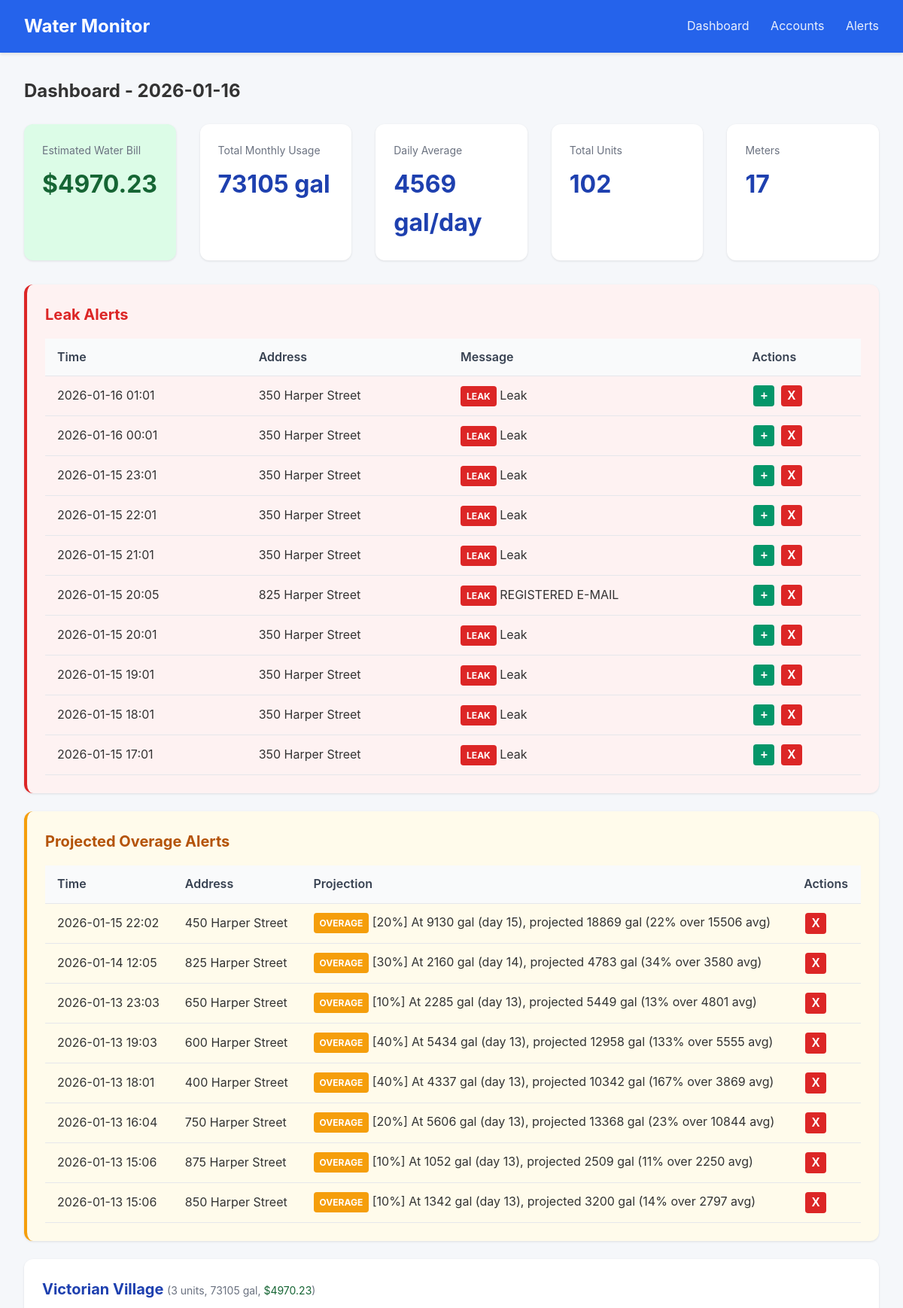
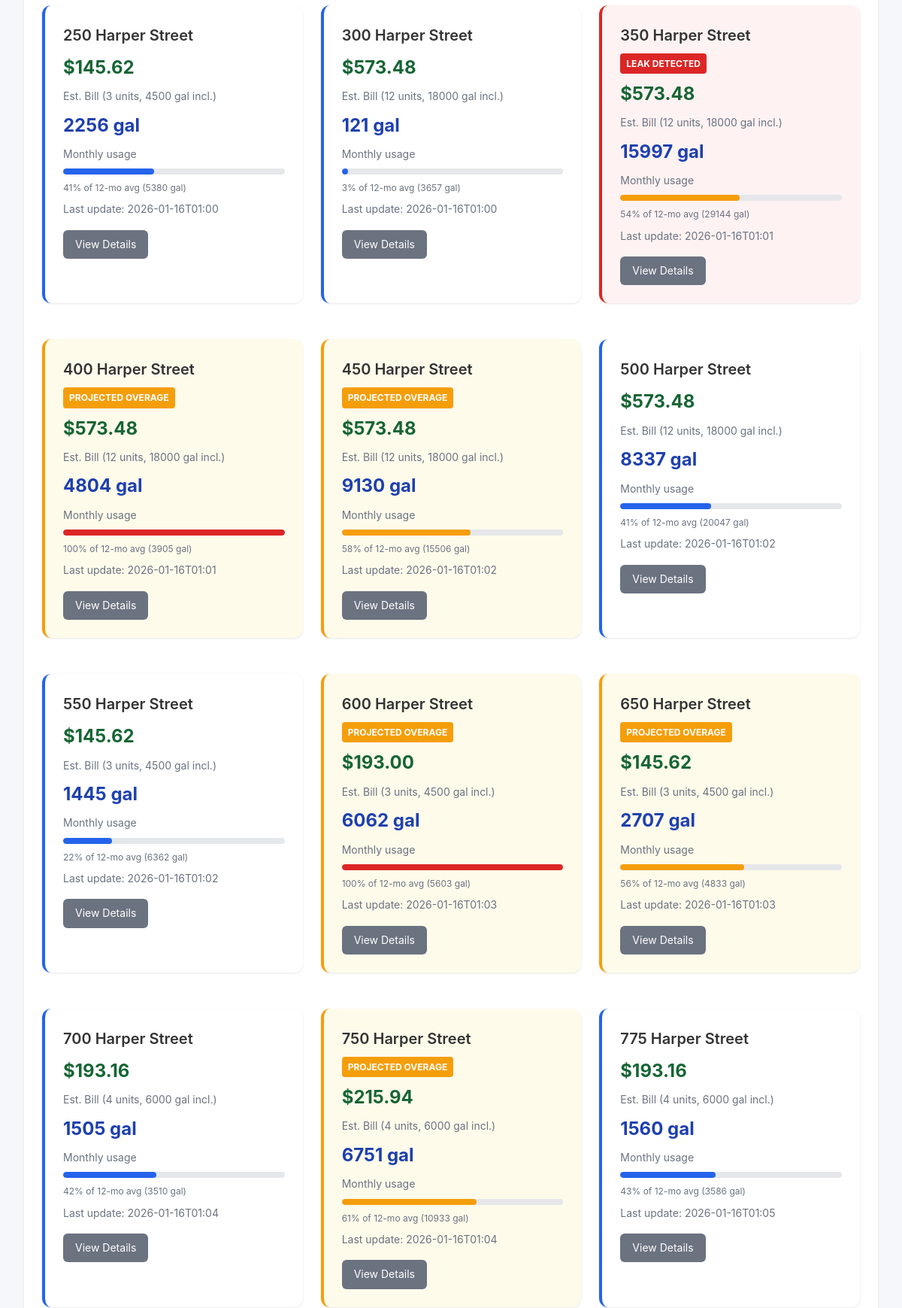
The page / (upper part) on the database its author committed (2 pictures, top to bottom).
### tables this page shows
CREATE TABLE scrape_logs (
                id INTEGER PRIMARY KEY AUTOINCREMENT,
                account_id INTEGER,
                status TEXT NOT NULL,
                message TEXT,
                created_at TIMESTAMP DEFAULT CURRENT_TIMESTAMP,
                FOREIGN KEY (account_id) REFERENCES accounts(id)
            );

CREATE TABLE accounts (
                id INTEGER PRIMARY KEY AUTOINCREMENT,
                email TEXT UNIQUE NOT NULL,
                password_encrypted TEXT NOT NULL,
                meter_id TEXT,
                account_number TEXT,
                address TEXT,
                building_name TEXT,
                unit_number TEXT,
                is_active INTEGER DEFAULT 1,
                last_scraped TIMESTAMP,
                created_at TIMESTAMP DEFAULT CURRENT_TIMESTAMP
            , avg_12mo REAL, monthly_usage REAL, unit_count INTEGER DEFAULT 1, leak_alerts INTEGER DEFAULT 1, min_overage_pct INTEGER DEFAULT 10);

### app.py (the view)
@app.route('/')
def dashboard():
    today = date.today()
    accounts = db.get_all_accounts()
    summaries = {s['account_id']: s for s in db.get_all_daily_summaries(today)}
    BASE_RATE = 47.54  # Water ($26.23) + Sewer ($21.31) per 1500 gal minimum
    OVERAGE_RATE = 30.33  # Per 1000 gallons over minimum
    MIN_GALLONS_PER_UNIT = 1500
    STORM_SEWAGE_FEE = 3.00  # Flat fee per meter
    meters = []
    total_monthly = 0
    total_daily_avg = 0
    total_units = 0
    total_estimated_bill = 0
    for account in accounts:
        monthly_usage = account.get('monthly_usage') or 0
        total_monthly += monthly_usage
        unit_count = account.get('unit_count') or 1
        total_units += unit_count
        included_gallons = MIN_GALLONS_PER_UNIT * unit_count
        base_cost = BASE_RATE * unit_count
        if monthly_usage > included_gallons:
            overage_gallons = monthly_usage - included_gallons
            overage_cost = (overage_gallons / 1000) * OVERAGE_RATE
        else:
            overage_cost = 0
        estimated_cost = base_cost + overage_cost + STORM_SEWAGE_FEE
        total_estimated_bill += estimated_cost
        avg_12mo = account.get('avg_12mo') or 3000  # Default until scraped
        days_in_month = today.day
        daily_avg = monthly_usage / days_in_month if days_in_month > 0 else 0
        total_daily_avg += daily_avg
        meters.append({
            'id': account['id'],
            'building': account['building_name'],
            'unit': account['unit_number'],
            'address': account.get('address', ''),
            'email': account['email'],
            'monthly_usage': monthly_usage,
            'daily_avg': daily_avg,
            'avg_12mo': avg_12mo,
            'last_scraped': account['last_scraped'],
            'leak_detected': False,  # Will be set from leak_alerts
            'unit_count': unit_count,
            'included_gallons': included_gallons,
            'estimated_cost': estimated_cost
        })
    buildings = {}
    for meter in meters:
        building = meter['building'] or 'Unknown'
        if building not in buildings:
            buildings[building] = []
        buildings[building].append(meter)
    recent_alerts = db.get_recent_alerts(10)
    with db.get_db() as conn:
        cursor = conn.cursor()
        cursor.execute('''
            SELECT sl.*, a.building_name, a.unit_number, a.address
            FROM scrape_logs sl
            JOIN accounts a ON sl.account_id = a.id
            WHERE sl.status = 'leak'
            ORDER BY sl.created_at DESC LIMIT 10
        ''')
        leak_alerts = [dict(row) for row in cursor.fetchall()]
        cursor.execute('''
            SELECT sl.*, a.building_name, a.unit_number, a.address
            FROM scrape_logs sl
            JOIN accounts a ON sl.account_id = a.id
            WHERE sl.status = 'overage_alert'
            AND sl.id IN (
                SELECT MAX(id) FROM scrape_logs
                WHERE status = 'overage_alert'
                GROUP BY account_id
            )
            ORDER BY sl.created_at DESC
        ''')
        overage_alerts = [dict(row) for row in cursor.fetchall()]
    leak_account_ids = {leak['account_id'] for leak in leak_alerts}
    overage_account_ids = {oa['account_id'] for oa in overage_alerts}
    for building_meters in buildings.values():
        for meter in building_meters:
            if meter['id'] in leak_account_ids:
                meter['leak_detected'] = True
            if meter['id'] in overage_account_ids:
                meter['overage_alert'] = True
    return render_template('dashboard.html',
                           buildings=buildings,
                           total_monthly=total_monthly,
                           total_daily_avg=total_daily_avg,
                           total_units=total_units,
                           total_estimated_bill=total_estimated_bill,
                           meter_count=len(meters),
                           today=today,
                           alerts=recent_alerts,
                           leak_alerts=leak_alerts,
                           overage_alerts=overage_alerts)

### database.py (called while the page is built)
@contextmanager
def get_db():
    conn = sqlite3.connect(config.DATABASE_PATH)
    conn.row_factory = sqlite3.Row
    try:
        yield conn
        conn.commit()
    finally:
        conn.close()

def get_all_accounts() -> list:
    with get_db() as conn:
        cursor = conn.cursor()
        cursor.execute('SELECT * FROM accounts WHERE is_active = 1 ORDER BY building_name, unit_number')
        return [dict(row) for row in cursor.fetchall()]

def get_all_daily_summaries(reading_date: date) -> list:
    with get_db() as conn:
        cursor = conn.cursor()
        cursor.execute('''
            SELECT ds.*, a.building_name, a.unit_number, a.email
            FROM daily_summaries ds
            JOIN accounts a ON ds.account_id = a.id
            WHERE ds.reading_date = ?
            ORDER BY a.building_name, a.unit_number
        ''', (reading_date,))
        return [dict(row) for row in cursor.fetchall()]

def get_recent_alerts(limit: int = 50) -> list:
    with get_db() as conn:
        cursor = conn.cursor()
        cursor.execute('''
            SELECT ah.*, a.building_name, a.unit_number, ac.alert_type
            FROM alert_history ah
            LEFT JOIN accounts a ON ah.account_id = a.id
            JOIN alert_configs ac ON ah.alert_config_id = ac.id
            ORDER BY ah.triggered_at DESC
            LIMIT ?
        ''', (limit,))
        return [dict(row) for row in cursor.fetchall()]

### templates/dashboard.html (shortened to what this page needs)
{% extends "base.html" %}
{% block content %}
<h2 style="margin-bottom: 1.5rem;">Dashboard - {{ today }}</h2>
<div class="stats">
    <div class="stat-card" style="background: #dcfce7;">
        <div class="label">Estimated Water Bill</div>
        <div class="value" style="color: #166534;">${{ "%.2f"|format(total_estimated_bill) }}</div>
    </div>
    <div class="stat-card">
        <div class="label">Total Monthly Usage</div>
        <div class="value">{{ "%.0f"|format(total_monthly) }} gal</div>
    </div>
    <div class="stat-card">
        <div class="label">Daily Average</div>
        <div class="value">{{ "%.0f"|format(total_daily_avg) }} gal/day</div>
    </div>
    <div class="stat-card">
        <div class="label">Total Units</div>
        <div class="value">{{ total_units }}</div>
    </div>
    <div class="stat-card">
        <div class="label">Meters</div>
        <div class="value">{{ meter_count }}</div>
    </div>
</div>
{% if leak_alerts %}
<div class="card" style="border-left: 4px solid #dc2626; background: #fef2f2;">
    <h2 style="color: #dc2626;">Leak Alerts</h2>
    <table>
        <thead>
            <tr>
                <th>Time</th>
                <th>Address</th>
                <th>Message</th>
                <th>Actions</th>
            </tr>
        </thead>
        <tbody>
            {% for leak in leak_alerts %}
            <tr id="leak-row-{{ leak.id }}">
                <td>{{ leak.created_at[:16] if leak.created_at else '' }}</td>
                <td>{{ leak.address or (leak.building_name + ' - ' + leak.unit_number) }}</td>
                <td><span class="leak-alert">LEAK</span> {{ leak.message }}</td>
                <td>
                    <button class="btn-icon btn-add" onclick="addLeakAlert({{ leak.account_id }})" title="Add alert notification">+</button>
                    <button class="btn-icon btn-dismiss" onclick="dismissLeak({{ leak.id }})" title="Dismiss alert">X</button>
                </td>
            </tr>
            {% endfor %}
        </tbody>
    </table>
</div>
{% endif %}
{% if overage_alerts %}
<div class="card" style="border-left: 4px solid #f59e0b; background: #fffbeb;">
    <h2 style="color: #b45309;">Projected Overage Alerts</h2>
    <table>
        <thead>
            <tr>
                <th>Time</th>
                <th>Address</th>
                <th>Projection</th>
                <th>Actions</th>
            </tr>
        </thead>
        <tbody>
            {% for alert in overage_alerts %}
            <tr id="overage-row-{{ alert.id }}">
                <td>{{ alert.created_at[:16] if alert.created_at else '' }}</td>
                <td>{{ alert.address or (alert.building_name + ' - ' + alert.unit_number) }}</td>
                <td><span class="overage-alert">OVERAGE</span> {{ alert.message }}</td>
                <td>
                    <button class="btn-icon btn-dismiss" onclick="dismissOverage({{ alert.id }})" title="Dismiss alert">X</button>
                </td>
            </tr>
            {% endfor %}
        </tbody>
    </table>
</div>
{% endif %}
{% for building, meters in buildings.items()|sort %}
<div class="card">
    <h2>{{ building }}
        <span class="text-muted" style="font-weight: normal;">
            ({{ meters[0].unit_count }} units,
            {{ "%.0f"|format(meters|sum(attribute='monthly_usage')) }} gal,
            <span style="color: #166534;">${{ "%.2f"|format(meters|sum(attribute='estimated_cost')) }}</span>)
        </span>
    </h2>
    <div class="grid">
        {% for meter in meters|sort(attribute='unit') %}
        <div class="card meter-card {% if meter.leak_detected %}leak-detected{% elif meter.overage_alert %}overage-detected{% endif %}">
            <div class="unit mb-2">{{ meter.address or ('Unit ' + (meter.unit or 'N/A')) }}</div>
            {% if meter.leak_detected %}
            <div class="leak-alert mb-2">LEAK DETECTED</div>
            {% elif meter.overage_alert %}
            <div class="overage-alert mb-2">PROJECTED OVERAGE</div>
            {% endif %}
            <div class="estimated-cost mb-2">${{ "%.2f"|format(meter.estimated_cost) }}</div>
            <div class="text-muted mb-2">Est. Bill ({{ meter.unit_count }} units, {{ meter.included_gallons }} gal incl.)</div>
            <div class="usage mb-2">{{ "%.0f"|format(meter.monthly_usage) }} gal</div>
            <div class="text-muted mb-2">Monthly usage</div>
            {% set max_usage = meter.avg_12mo if meter.avg_12mo > 0 else 3000 %}
            {% set pct = (meter.monthly_usage / max_usage * 100)|int %}
            {% set pct = pct if pct <= 100 else 100 %}
            <div class="usage-bar {% if pct > 80 %}usage-high{% elif pct > 50 %}usage-medium{% endif %} mb-2">
                <div class="fill" style="width: {{ pct }}%"></div>
            </div>
            <div class="text-muted mb-2" style="font-size: 0.75rem;">
                {{ "%.0f"|format(pct) }}% of 12-mo avg ({{ "%.0f"|format(max_usage) }} gal)
            </div>
            <div class="text-muted">
                {% if meter.last_scraped %}
                Last update: {{ meter.last_scraped[:16] }}
                {% endif %}
            </div>
            <div class="mt-4">
                <a href="{{ url_for('meter_detail', account_id=meter.id) }}" class="btn btn-secondary">
                    View Details
                </a>
            </div>
        </div>
        {% endfor %}
    </div>
</div>
{% endfor %}
{% endblock %}

### templates/base.html (style rules this page uses)
* { box-sizing: border-box; margin: 0; padding: 0; }
body { font-family: -apple-system, BlinkMacSystemFont, 'Segoe UI', Roboto, Oxygen, Ubuntu, sans-serif; background: #f5f7fa; color: #333; line-height: 1.6; }
.card { background: white; border-radius: 12px; box-shadow: 0 1px 3px rgba(0,0,0,0.1); padding: 1.5rem; margin-bottom: 1.5rem; }
.card h2 { margin-bottom: 1rem; color: #1e40af; font-size: 1.25rem; }
.grid { display: grid; grid-template-columns: repeat(auto-fill, minmax(300px, 1fr)); gap: 1.5rem; }
.stats { display: flex; gap: 2rem; margin-bottom: 2rem; }
.stat-card { background: white; border-radius: 12px; padding: 1.5rem; box-shadow: 0 1px 3px rgba(0,0,0,0.1); flex: 1; }
.stat-card .label { color: #6b7280; font-size: 0.875rem; margin-bottom: 0.5rem; }
.stat-card .value { font-size: 2rem; font-weight: 700; color: #1e40af; }
table { width: 100%; border-collapse: collapse; }
th, td { padding: 0.75rem 1rem; text-align: left; border-bottom: 1px solid #e5e7eb; }
th { background: #f9fafb; font-weight: 600; color: #374151; }
.btn { display: inline-block; padding: 0.5rem 1rem; border-radius: 6px; text-decoration: none; font-size: 0.875rem; cursor: pointer; border: none; }
.btn-secondary { background: #6b7280; color: white; }
.usage-bar { height: 8px; background: #e5e7eb; border-radius: 4px; overflow: hidden; }
.usage-bar .fill { height: 100%; background: #2563eb; border-radius: 4px; }
.usage-high .fill { background: #dc2626; }
.usage-medium .fill { background: #f59e0b; }
.meter-card { border-left: 4px solid #2563eb; }
.meter-card.leak-detected { border-left: 4px solid #dc2626; background: #fef2f2; }
.meter-card .unit { font-size: 1.25rem; font-weight: 600; }
.meter-card .usage { font-size: 1.5rem; font-weight: 700; color: #1e40af; }
.meter-card .estimated-cost { font-size: 1.5rem; font-weight: 700; color: #166534; }
.leak-alert { background: #dc2626; color: white; padding: 0.25rem 0.5rem; border-radius: 4px; font-size: 0.75rem; font-weight: 700; display: inline-block; animation: pulse 2s infinite; }
.overage-alert { background: #f59e0b; color: white; padding: 0.25rem 0.5rem; border-radius: 4px; font-size: 0.75rem; font-weight: 700; display: inline-block; }
.meter-card.overage-detected { border-left: 4px solid #f59e0b; background: #fffbeb; }
.btn-icon { width: 28px; height: 28px; border-radius: 4px; border: none; cursor: pointer; font-weight: bold; font-size: 1rem; margin: 0 2px; }
.btn-dismiss { background: #dc2626; color: white; }
.btn-add { background: #059669; color: white; }
.text-muted { color: #6b7280; font-size: 0.875rem; }
.mb-2 { margin-bottom: 0.5rem; }
.mt-4 { margin-top: 1rem; }

### rows shown on the page
scrape_logs: created_at "2026-01-16 01:01", address "350 Harper Street", message "Leak"
scrape_logs: created_at "2026-01-16 00:01", address "350 Harper Street", message "Leak"
scrape_logs: created_at "2026-01-15 23:01", address "350 Harper Street", message "Leak"
scrape_logs: created_at "2026-01-15 22:01", address "350 Harper Street", message "Leak"
scrape_logs: created_at "2026-01-15 21:01", address "350 Harper Street", message "Leak"
scrape_logs: created_at "2026-01-15 20:05", address "825 Harper Street", message "REGISTERED E-MAIL"
scrape_logs: created_at "2026-01-15 20:01", address "350 Harper Street", message "Leak"
scrape_logs: created_at "2026-01-15 19:01", address "350 Harper Street", message "Leak"
scrape_logs: created_at "2026-01-15 18:01", address "350 Harper Street", message "Leak"
scrape_logs: created_at "2026-01-15 17:01", address "350 Harper Street", message "Leak"
scrape_logs: created_at "2026-01-15 22:02", address "450 Harper Street", message "[20%] At 9130 gal (day 15), projected 18869 gal (22% over 15506 avg)"
scrape_logs: created_at "2026-01-14 12:05", address "825 Harper Street", message "[30%] At 2160 gal (day 14), projected 4783 gal (34% over 3580 avg)"
scrape_logs: created_at "2026-01-13 23:03", address "650 Harper Street", message "[10%] At 2285 gal (day 13), projected 5449 gal (13% over 4801 avg)"
scrape_logs: created_at "2026-01-13 19:03", address "600 Harper Street", message "[40%] At 5434 gal (day 13), projected 12958 gal (133% over 5555 avg)"
scrape_logs: created_at "2026-01-13 18:01", address "400 Harper Street", message "[40%] At 4337 gal (day 13), projected 10342 gal (167% over 3869 avg)"
scrape_logs: created_at "2026-01-13 16:04", address "750 Harper Street", message "[20%] At 5606 gal (day 13), projected 13368 gal (23% over 10844 avg)"
scrape_logs: created_at "2026-01-13 15:06", address "875 Harper Street", message "[10%] At 1052 gal (day 13), projected 2509 gal (11% over 2250 avg)"
scrape_logs: created_at "2026-01-13 15:06", address "850 Harper Street", message "[10%] At 1342 gal (day 13), projected 3200 gal (14% over 2797 avg)"
accounts: building_name "Victorian Village", unit_count "3", meters "73105", meters "4970.23", address "250 Harper Street", estimated_cost "145.62", included_gallons "4500", monthly_usage "2256", pct "41", avg_12mo "5380", last_scraped "2026-01-16T01:00"
accounts: address "300 Harper Street", estimated_cost "573.48", unit_count "12", included_gallons "18000", monthly_usage "121", pct "3", avg_12mo "3657", last_scraped "2026-01-16T01:00"
accounts: address "350 Harper Street", shows "LEAK DETECTED", estimated_cost "573.48", unit_count "12", included_gallons "18000", monthly_usage "15997", pct "54", avg_12mo "29144", last_scraped "2026-01-16T01:01"
accounts: address "400 Harper Street", shows "PROJECTED OVERAGE", estimated_cost "573.48", unit_count "12", included_gallons "18000", monthly_usage "4804", pct "100", avg_12mo "3905", last_scraped "2026-01-16T01:01"
accounts: address "450 Harper Street", shows "PROJECTED OVERAGE", estimated_cost "573.48", unit_count "12", included_gallons "18000", monthly_usage "9130", pct "58", avg_12mo "15506", last_scraped "2026-01-16T01:02"
accounts: address "500 Harper Street", estimated_cost "573.48", unit_count "12", included_gallons "18000", monthly_usage "8337", pct "41", avg_12mo "20047", last_scraped "2026-01-16T01:02"
accounts: address "550 Harper Street", estimated_cost "145.62", unit_count "3", included_gallons "4500", monthly_usage "1445", pct "22", avg_12mo "6362", last_scraped "2026-01-16T01:02"
accounts: address "600 Harper Street", shows "PROJECTED OVERAGE", estimated_cost "193.00", unit_count "3", included_gallons "4500", monthly_usage "6062", pct "100", avg_12mo "5603", last_scraped "2026-01-16T01:03"
accounts: address "650 Harper Street", shows "PROJECTED OVERAGE", estimated_cost "145.62", unit_count "3", included_gallons "4500", monthly_usage "2707", pct "56", avg_12mo "4833", last_scraped "2026-01-16T01:03"
accounts: address "700 Harper Street", estimated_cost "193.16", unit_count "4", included_gallons "6000", monthly_usage "1505", pct "42", avg_12mo "3510", last_scraped "2026-01-16T01:04"
accounts: address "750 Harper Street", shows "PROJECTED OVERAGE", estimated_cost "215.94", unit_count "4", included_gallons "6000", monthly_usage "6751", pct "61", avg_12mo "10933", last_scraped "2026-01-16T01:04"
accounts: address "775 Harper Street", estimated_cost "193.16", unit_count "4", included_gallons "6000", monthly_usage "1560", pct "43", avg_12mo "3586", last_scraped "2026-01-16T01:05"

### other values the page prints
{{ "%.2f"|format(total_estimated_bill) }} "4970.23"
{{ "%.0f"|format(total_monthly) }} "73105"
{{ "%.0f"|format(total_daily_avg) }} "4569"
{{ total_units }} "102"
{{ meter_count }} "17"
